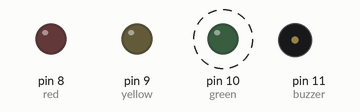
Simulated run of this sketch. Board: Arduino Uno, built with avr-gcc and run on an emulated ATmega328P. Shown: output pins drawn as LEDs (lit = HIGH), buzzer (waves = sounding). Dashed ring = blinking. The local clock reads 2024-03-15 10:24:30 at power-on unless the sketch sets it; what the sketch prints to the serial monitor is not drawn.

Above: at 0.2 s.
Timing chart, 0 to 3.0 s (numbered marks = the images above):
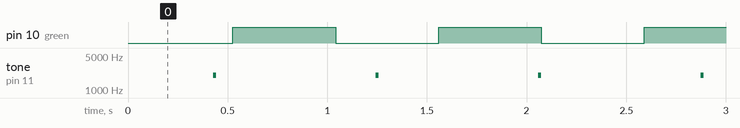

The sketch:

Medication_Reminder_System.ino
```cpp
#include <ThreeWire.h>
#include <RtcDS1302.h>

// DS1302 RTC connections
#define RTC_DAT 4
#define RTC_CLK 5
#define RTC_RST 6

ThreeWire myWire(RTC_DAT, RTC_CLK, RTC_RST);
RtcDS1302<ThreeWire> rtc(myWire);


// Defining the different states of clock
#define TAKE_MEDICATION 0
#define DRINK_WATER      1
#define REST             2

int current_state = REST;


int red = 8;
int yellow = 9;
int green = 10;
int buzzer = 11;

//For the green light
unsigned long previousMillis = 0;
const unsigned long interval = 500;
//For buzzer
unsigned long previousMilliss = 0; //for medications
bool beepState = LOW;

unsigned long previousMillisss = 0;  //for water

unsigned long previousMillissss = 0;  //for melodies

bool greenState = LOW;


void setup() {

  Serial.begin(9600);

  // Set LED pins as outputs
  pinMode(red, OUTPUT);
  pinMode(yellow, OUTPUT);
  pinMode(green, OUTPUT);
  pinMode(buzzer, OUTPUT);

  rtc.Begin();

  Serial.println("System started.");

  // Check if RTC time is valid
  if (!rtc.IsDateTimeValid()) {
    Serial.println("RTC time is not valid!");
  }
}


void loop() {
 unsigned long currentMillis = millis();

  // Get time from DS1302
  RtcDateTime now = rtc.GetDateTime();

  int hour = now.Hour();
  int minute = now.Minute();

  Serial.print(now.Hour());
  Serial.print(":");
  Serial.print(now.Minute());
  Serial.print(":");
  Serial.println(now.Second());


  if ((hour == 9 && minute < 10) || (hour == 15 && minute < 10) || (hour == 18 && minute < 41) ) {
    if (current_state != TAKE_MEDICATION) {
      current_state = TAKE_MEDICATION;
    }
  }
  else if ((hour == 7 && minute >= 30 && minute < 40) || (hour == 12 && minute >= 30 && minute < 40) || (hour == 18 && minute < 45)) {
    if (current_state != DRINK_WATER) {
      current_state = DRINK_WATER;
    }
  }
  else {
    if (current_state != REST) {
      current_state = REST;
    }
  }


  if (current_state == TAKE_MEDICATION) {

    digitalWrite(red, HIGH);
    digitalWrite(yellow, LOW);
    digitalWrite(green, LOW);
    tone(buzzer, 3000);

    if (currentMillis - previousMilliss >= 200) {

  previousMilliss = currentMillis;

  beepState = !beepState;

  if (beepState) {
    tone(buzzer, 3000);   // 3000 Hz
  }
  else {
    noTone(buzzer);
  }
    }

    Serial.println("TIME FOR MEDICINE");

  }

  else if (current_state == DRINK_WATER) {

    digitalWrite(red, LOW);
    digitalWrite(yellow, HIGH);
    digitalWrite(green, LOW);

    if (currentMillis - previousMillisss >= interval) {

  previousMillisss = currentMillis;

  beepState = !beepState;

  if (beepState) {
    tone(buzzer, 1000);   // 1000 Hz
  }
  else {
    noTone(buzzer);
  }
}

    Serial.println("TIME TO DRINK WATER");

  }

  else if (current_state == REST) {

    digitalWrite(red, LOW);
    digitalWrite(yellow, LOW);
    noTone(buzzer);


    if (currentMillis - previousMillis >= interval) {

      previousMillis = currentMillis;

      greenState = !greenState;

      digitalWrite(green, greenState);
    }

    int melody[] = {2000, 3000, 3500};
int note = 0;

if (currentMillis - previousMillissss >= 400) {

  previousMillissss = currentMillis;

  beepState = !beepState;

  if (beepState) {
    tone(buzzer, melody[note]);

    note++;

    if (note >= 3) {
      note = 0;
    }
  }
  else {
    noTone(buzzer);
  }
}

    Serial.println("REST");
  }
}
```

Measured:
- by itself, pin 10 (green): alternates HIGH for 0.52 s and LOW for 0.52 s
- by itself, tone on pin 11 (buzzer): alternates 2000 Hz for 0.02 s and silent for 0.80 s
